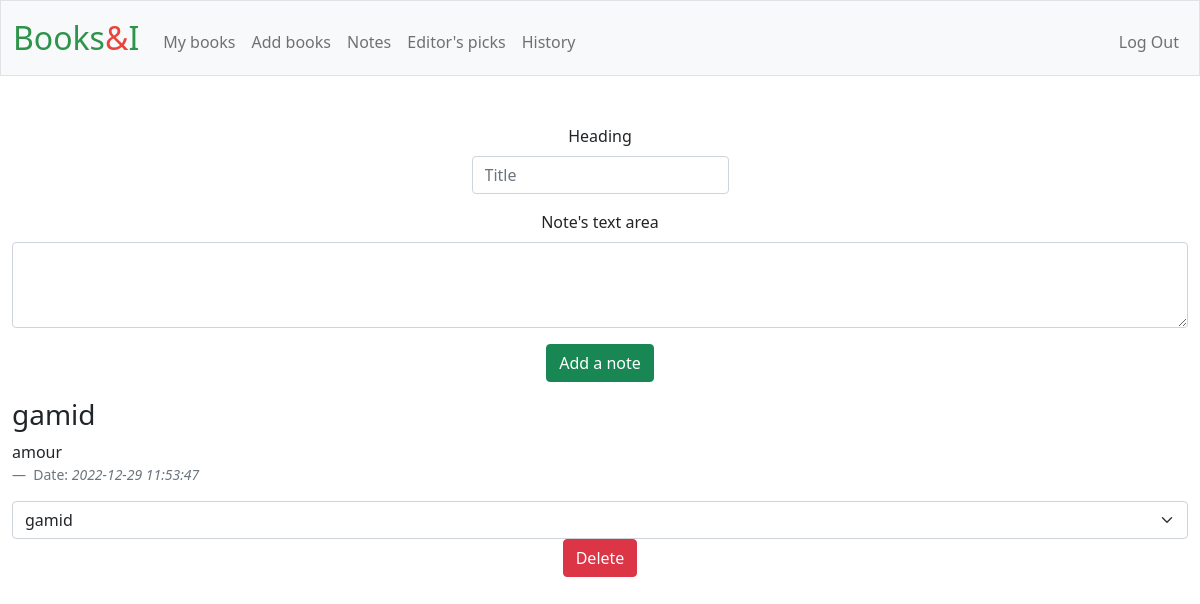
The app's page /notes (signed in) with its own data.
### tables this page shows
CREATE TABLE 'notes' ('heading' TEXT, 'note' TEXT, 'date' DATETIME, 'user_id' INTEGER);

### app.py (the view, shortened to what this page needs)
@app.route("/notes", methods=["GET", "POST"])
@login_required
def notes():
    if request.method == "GET":
        notes = db.execute(
        "SELECT heading, note, date FROM notes WHERE user_id = ? GROUP BY date ORDER BY date DESC", session["user_id"])
        return render_template("notes.html", notes=notes)

### app.py (called while the page is built)
@app.after_request
def after_request(response):
    response.headers["Cache-Control"] = "no-cache, no-store, must-revalidate"
    response.headers["Expires"] = 0
    response.headers["Pragma"] = "no-cache"
    return response

### helpers.py (called while the page is built)
def login_required(f):
    @wraps(f)
    def decorated_function(*args, **kwargs):
        if session.get("user_id") is None:
            return redirect("/login")
        return f(*args, **kwargs)
    return decorated_function

### templates/notes.html (shortened to what this page needs)
{% extends "layout.html" %}
{% block main %}
<header>
    <form action="/notes" method="post">
    <div class="mb-3">
    <label for="heading" class="form-label mx-auto w-auto">Heading</label>
    <input type="text" class="form-control mx-auto w-auto" name="heading" placeholder="Title">
  </div>
  <div class="mb-3">
    <label for="note" class="form-label mx-auto w-auto">Note's text area</label>
    <textarea class="form-control mx-auto w-auto-lg" name="note" rows="3"></textarea>
    </div>
    <button class="btn btn-success" type="submit">Add a note</button></form>
</header>
<main>
    {% for note in notes %}
    <figure class="text-start"> <p class="h3"> {{ note["heading"] }} </p>
    <p> {{ note["note"] }}</p>
    <figcaption class="blockquote-footer">
        Date: <cite title="date">{{ note["date"]}}</cite>
      </figcaption></figure>
      <form action="/deleteNote" method="post">
        <div class="mb-3">
          <select class="form-select" name="heading" aria-label="Delete this note">
            <option selected>{{ note["heading"] }}</option></select>
            <button class="btn btn-danger" type="submit">Delete</button>
      </form>
    {% endfor %}
</main>
{% endblock %}

### records on screen
notes: heading "gamid", note "amour", date "2022-12-29 11:53:47"

### other values on screen
form field heading "gamid"
